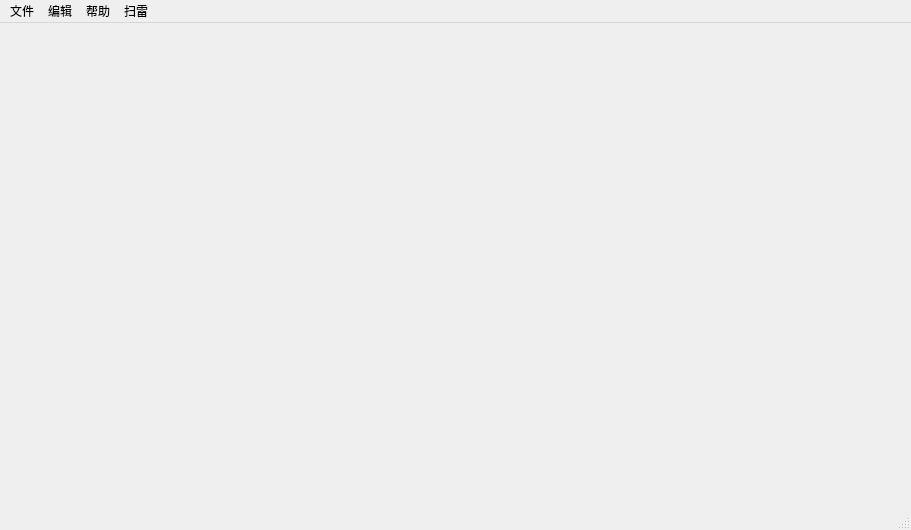
<?xml version="1.0" encoding="UTF-8"?>
<ui version="4.0">
 <class>zip1</class>
 <widget class="QMainWindow" name="zip1">
  <property name="geometry">
   <rect>
    <x>0</x>
    <y>0</y>
    <width>911</width>
    <height>530</height>
   </rect>
  </property>
  <property name="windowTitle">
   <string>zip1</string>
  </property>
  <property name="styleSheet">
   <string notr="true">#QMainWindow
{image: url(:/image/1.png);}</string>
  </property>
  <widget class="QWidget" name="centralwidget">
   <widget class="QPushButton" name="pushButton">
    <property name="geometry">
     <rect>
      <x>460</x>
      <y>160</y>
      <width>171</width>
      <height>141</height>
     </rect>
    </property>
    <property name="text">
     <string/>
    </property>
    <property name="flat">
     <bool>true</bool>
    </property>
   </widget>
   <widget class="QPushButton" name="pushButton_2">
    <property name="geometry">
     <rect>
      <x>290</x>
      <y>160</y>
      <width>171</width>
      <height>141</height>
     </rect>
    </property>
    <property name="text">
     <string/>
    </property>
    <property name="flat">
     <bool>true</bool>
    </property>
   </widget>
   <widget class="QLabel" name="label">
    <property name="geometry">
     <rect>
      <x>-40</x>
      <y>-90</y>
      <width>951</width>
      <height>571</height>
     </rect>
    </property>
    <property name="text">
     <string>&lt;html&gt;&lt;head/&gt;&lt;body&gt;&lt;p&gt;&lt;img src=&quot;:/image/1.png&quot;/&gt;&lt;/p&gt;&lt;/body&gt;&lt;/html&gt;</string>
    </property>
   </widget>
   <zorder>label</zorder>
   <zorder>pushButton</zorder>
   <zorder>pushButton_2</zorder>
  </widget>
  <widget class="QMenuBar" name="menubar">
   <property name="geometry">
    <rect>
     <x>0</x>
     <y>0</y>
     <width>911</width>
     <height>26</height>
    </rect>
   </property>
   <widget class="QMenu" name="menu">
    <property name="title">
     <string>文件</string>
    </property>
    <addaction name="actionnew"/>
    <addaction name="actionclose"/>
   </widget>
   <widget class="QMenu" name="menu_2">
    <property name="title">
     <string>编辑</string>
    </property>
    <addaction name="actionno"/>
   </widget>
   <widget class="QMenu" name="help">
    <property name="title">
     <string>帮助</string>
    </property>
    <addaction name="actionsize"/>
    <addaction name="actionhow"/>
   </widget>
   <widget class="QMenu" name="menu_3">
    <property name="title">
     <string>扫雷</string>
    </property>
   </widget>
   <addaction name="menu"/>
   <addaction name="menu_2"/>
   <addaction name="help"/>
   <addaction name="menu_3"/>
  </widget>
  <widget class="QStatusBar" name="statusbar"/>
  <action name="actionnew">
   <property name="text">
    <string>新建</string>
   </property>
  </action>
  <action name="actionopen">
   <property name="text">
    <string>打开</string>
   </property>
  </action>
  <action name="actionclose">
   <property name="text">
    <string>关闭</string>
   </property>
  </action>
  <action name="actionno">
   <property name="text">
    <string>暂无此功能</string>
   </property>
  </action>
  <action name="actionsize">
   <property name="text">
    <string>大小限制</string>
   </property>
   <property name="iconText">
    <string>大小限制</string>
   </property>
  </action>
  <action name="actionhow">
   <property name="text">
    <string>注意事项</string>
   </property>
  </action>
 </widget>
 <resources/>
 <connections/>
</ui>
